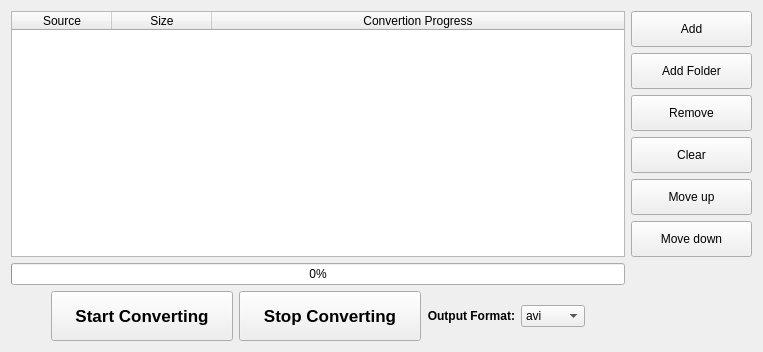
      <widget class="QWidget" name="page_2">
       <layout class="QVBoxLayout" name="verticalLayout_7">
        <item>
         <layout class="QGridLayout" name="gridLayout_2">
          <item row="0" column="0">
           <widget class="QTableWidget" name="tableWidget_2">
            <property name="sizePolicy">
             <sizepolicy hsizetype="Fixed" vsizetype="Expanding">
              <horstretch>0</horstretch>
              <verstretch>0</verstretch>
             </sizepolicy>
            </property>
            <property name="maximumSize">
             <size>
              <width>16777214</width>
              <height>16777215</height>
             </size>
            </property>
            <property name="contextMenuPolicy">
             <enum>Qt::CustomContextMenu</enum>
            </property>
            <property name="verticalScrollBarPolicy">
             <enum>Qt::ScrollBarAsNeeded</enum>
            </property>
            <property name="horizontalScrollBarPolicy">
             <enum>Qt::ScrollBarAlwaysOff</enum>
            </property>
            <property name="editTriggers">
             <set>QAbstractItemView::NoEditTriggers</set>
            </property>
            <property name="selectionMode">
             <enum>QAbstractItemView::SingleSelection</enum>
            </property>
            <property name="selectionBehavior">
             <enum>QAbstractItemView::SelectRows</enum>
            </property>
            <attribute name="horizontalHeaderMinimumSectionSize">
             <number>100</number>
            </attribute>
            <attribute name="horizontalHeaderStretchLastSection">
             <bool>true</bool>
            </attribute>
            <column>
             <property name="text">
              <string>Source</string>
             </property>
            </column>
            <column>
             <property name="text">
              <string>Size</string>
             </property>
            </column>
            <column>
             <property name="text">
              <string>Convertion Progress</string>
             </property>
            </column>
           </widget>
          </item>
          <item row="0" column="1">
           <layout class="QVBoxLayout" name="verticalLayout_4">
            <item>
             <widget class="QPushButton" name="addBtn_2">
              <property name="sizePolicy">
               <sizepolicy hsizetype="Fixed" vsizetype="Fixed">
                <horstretch>0</horstretch>
                <verstretch>0</verstretch>
               </sizepolicy>
              </property>
              <property name="minimumSize">
               <size>
                <width>121</width>
                <height>36</height>
               </size>
              </property>
              <property name="maximumSize">
               <size>
                <width>121</width>
                <height>36</height>
               </size>
              </property>
              <property name="text">
               <string>Add</string>
              </property>
              <property name="icon">
               <iconset theme="list-add">
                <normaloff/>
               </iconset>
              </property>
             </widget>
            </item>
            <item>
             <widget class="QPushButton" name="addfolder_2">
              <property name="minimumSize">
               <size>
                <width>121</width>
                <height>36</height>
               </size>
              </property>
              <property name="maximumSize">
               <size>
                <width>121</width>
                <height>36</height>
               </size>
              </property>
              <property name="text">
               <string>Add Folder</string>
              </property>
              <property name="icon">
               <iconset theme="folder-new">
                <normaloff/>
               </iconset>
              </property>
             </widget>
            </item>
            <item>
             <widget class="QPushButton" name="removeBtn_2">
              <property name="sizePolicy">
               <sizepolicy hsizetype="Fixed" vsizetype="Fixed">
                <horstretch>0</horstretch>
                <verstretch>0</verstretch>
               </sizepolicy>
              </property>
              <property name="minimumSize">
               <size>
                <width>121</width>
                <height>36</height>
               </size>
              </property>
              <property name="maximumSize">
               <size>
                <width>121</width>
                <height>36</height>
               </size>
              </property>
              <property name="text">
               <string>Remove</string>
              </property>
              <property name="icon">
               <iconset theme="list-remove">
                <normaloff/>
               </iconset>
              </property>
             </widget>
            </item>
            <item>
             <widget class="QPushButton" name="clearBtn_2">
              <property name="sizePolicy">
               <sizepolicy hsizetype="Fixed" vsizetype="Fixed">
                <horstretch>0</horstretch>
                <verstretch>0</verstretch>
               </sizepolicy>
              </property>
              <property name="minimumSize">
               <size>
                <width>121</width>
                <height>36</height>
               </size>
              </property>
              <property name="maximumSize">
               <size>
                <width>121</width>
                <height>36</height>
               </size>
              </property>
              <property name="text">
               <string>Clear</string>
              </property>
              <property name="icon">
               <iconset theme="edit-delete">
                <normaloff/>
               </iconset>
              </property>
             </widget>
            </item>
            <item>
             <widget class="QPushButton" name="moveupButton_2">
              <property name="minimumSize">
               <size>
                <width>121</width>
                <height>36</height>
               </size>
              </property>
              <property name="maximumSize">
               <size>
                <width>121</width>
                <height>36</height>
               </size>
              </property>
              <property name="text">
               <string>Move up</string>
              </property>
              <property name="icon">
               <iconset theme="go-up">
                <normaloff/>
               </iconset>
              </property>
             </widget>
            </item>
            <item>
             <widget class="QPushButton" name="movedownButton_2">
              <property name="minimumSize">
               <size>
                <width>121</width>
                <height>36</height>
               </size>
              </property>
              <property name="maximumSize">
               <size>
                <width>121</width>
                <height>36</height>
               </size>
              </property>
              <property name="text">
               <string>Move down</string>
              </property>
              <property name="icon">
               <iconset theme="go-down">
                <normaloff/>
               </iconset>
              </property>
             </widget>
            </item>
           </layout>
          </item>
          <item row="2" column="0">
           <layout class="QHBoxLayout" name="horizontalLayout_9">
            <item>
             <spacer name="horizontalSpacer_5">
              <property name="orientation">
               <enum>Qt::Horizontal</enum>
              </property>
              <property name="sizeHint" stdset="0">
               <size>
                <width>40</width>
                <height>20</height>
               </size>
              </property>
             </spacer>
            </item>
            <item>
             <widget class="QPushButton" name="startBtn_2">
              <property name="minimumSize">
               <size>
                <width>182</width>
                <height>50</height>
               </size>
              </property>
              <property name="maximumSize">
               <size>
                <width>182</width>
                <height>50</height>
               </size>
              </property>
              <property name="font">
               <font>
                <pointsize>13</pointsize>
                <weight>75</weight>
                <bold>true</bold>
               </font>
              </property>
              <property name="text">
               <string>Start Converting</string>
              </property>
              <property name="icon">
               <iconset theme="media-playback-start">
                <normaloff/>
               </iconset>
              </property>
              <property name="iconSize">
               <size>
                <width>20</width>
                <height>20</height>
               </size>
              </property>
             </widget>
            </item>
            <item>
             <widget class="QPushButton" name="stop_2">
              <property name="minimumSize">
               <size>
                <width>182</width>
                <height>50</height>
               </size>
              </property>
              <property name="maximumSize">
               <size>
                <width>182</width>
                <height>50</height>
               </size>
              </property>
              <property name="font">
               <font>
                <pointsize>13</pointsize>
                <weight>75</weight>
                <bold>true</bold>
               </font>
              </property>
              <property name="text">
               <string>Stop Converting</string>
              </property>
              <property name="icon">
               <iconset theme="media-playback-stop">
                <normaloff/>
               </iconset>
              </property>
              <property name="iconSize">
               <size>
                <width>20</width>
                <height>20</height>
               </size>
              </property>
             </widget>
            </item>
            <item>
             <layout class="QHBoxLayout" name="horizontalLayout_2">
              <item>
               <widget class="QLabel" name="formatLabel_2">
                <property name="font">
                 <font>
                  <weight>75</weight>
                  <bold>true</bold>
                 </font>
                </property>
                <property name="text">
                 <string>Output Format:</string>
                </property>
                <property name="alignment">
                 <set>Qt::AlignRight|Qt::AlignTrailing|Qt::AlignVCenter</set>
                </property>
               </widget>
              </item>
              <item>
               <widget class="QComboBox" name="outputFormatComboBox_2">
                <property name="sizePolicy">
                 <sizepolicy hsizetype="Fixed" vsizetype="Fixed">
                  <horstretch>0</horstretch>
                  <verstretch>0</verstretch>
                 </sizepolicy>
                </property>
                <item>
                 <property name="text">
                  <string>avi</string>
                 </property>
                </item>
                <item>
                 <property name="text">
                  <string>ogv</string>
                 </property>
                </item>
                <item>
                 <property name="text">
                  <string>vob</string>
                 </property>
                </item>
                <item>
                 <property name="text">
                  <string>mp4</string>
                 </property>
                </item>
                <item>
                 <property name="text">
                  <string>3gp</string>
                 </property>
                </item>
                <item>
                 <property name="text">
                  <string>wmv</string>
                 </property>
                </item>
                <item>
                 <property name="text">
                  <string>mkv</string>
                 </property>
                </item>
                <item>
                 <property name="text">
                  <string>mpg</string>
                 </property>
                </item>
                <item>
                 <property name="text">
                  <string>mov</string>
                 </property>
                </item>
                <item>
                 <property name="text">
                  <string>flv</string>
                 </property>
                </item>
                <item>
                 <property name="text">
                  <string>webm</string>
                 </property>
                </item>
               </widget>
              </item>
             </layout>
            </item>
            <item>
             <spacer name="horizontalSpacer_6">
              <property name="orientation">
               <enum>Qt::Horizontal</enum>
              </property>
              <property name="sizeHint" stdset="0">
               <size>
                <width>40</width>
                <height>20</height>
               </size>
              </property>
             </spacer>
            </item>
           </layout>
          </item>
          <item row="1" column="0">
           <widget class="QProgressBar" name="progressBar_2">
            <property name="value">
             <number>0</number>
            </property>
           </widget>
          </item>
         </layout>
        </item>
       </layout>
      </widget>
